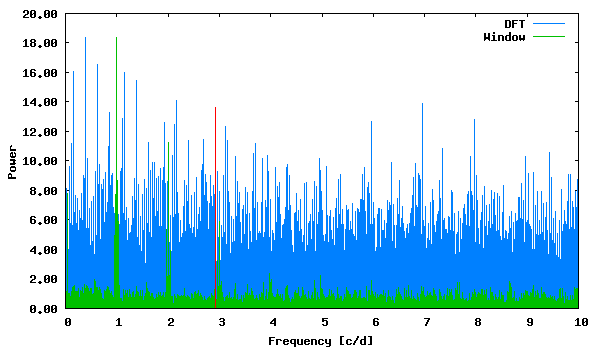

Reproduce this figure in gnuplot.
set term png size 600,350 medium
set colors classic
set output "phase_lc_18.deeming.png"
set xlabel "Frequency [c/d]"
set ylabel "Power"
set format y "%5.2f"
plot "deeming.periodogram" using 1:2 with lines linecolor 3 title "DFT", "deeming.periodogram" using 1:3 with lines linecolor 2 title "Window", "<echo '2.930133 13.60759623'" with impulses linecolor 1 title ""
 
